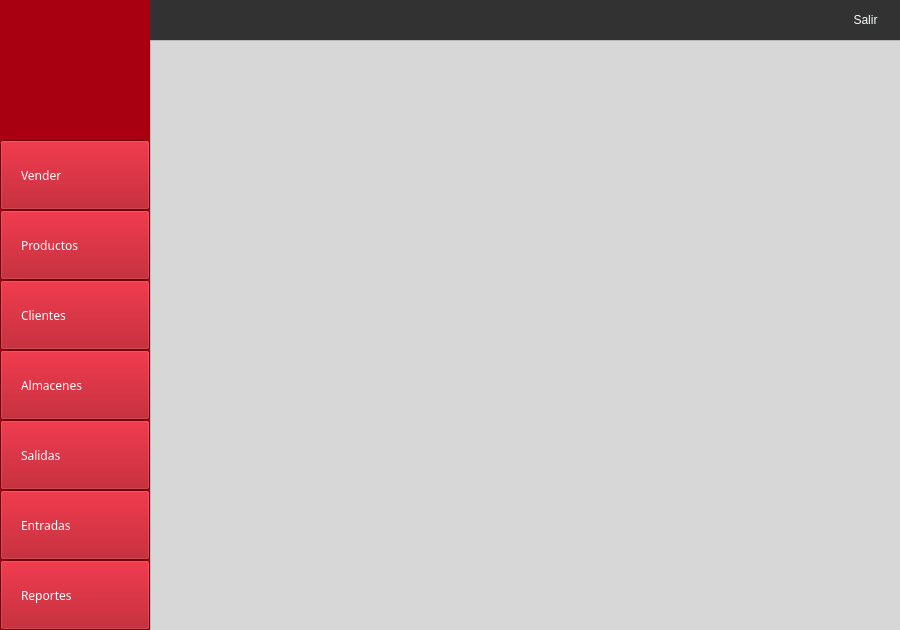
<?xml version="1.0" encoding="UTF-8"?>
<ui version="4.0">
 <class>mainWindow</class>
 <widget class="QMainWindow" name="mainWindow">
  <property name="geometry">
   <rect>
    <x>0</x>
    <y>0</y>
    <width>900</width>
    <height>630</height>
   </rect>
  </property>
  <property name="minimumSize">
   <size>
    <width>900</width>
    <height>630</height>
   </size>
  </property>
  <property name="maximumSize">
   <size>
    <width>900</width>
    <height>630</height>
   </size>
  </property>
  <property name="font">
   <font>
    <family>Avenir</family>
    <pointsize>14</pointsize>
   </font>
  </property>
  <property name="windowTitle">
   <string>StoreSoft - Principal</string>
  </property>
  <property name="windowIcon">
   <iconset resource="../imagenes/imagenes.qrc">
    <normaloff>:/Iconos/LogoIco.png</normaloff>
    <normalon>:/Iconos/LogoIco.png</normalon>:/Iconos/LogoIco.png</iconset>
  </property>
  <property name="styleSheet">
   <string notr="true">#mainWindow{
	background-color: rgb(215, 215, 215);
	border:none;
}
#Logo{
	color: rgb(255,255,255);
}
#menu{
	background-color: rgb(168, 0, 16);
	border:none;
}
#header{
	background-color: rgb(50, 50, 50);
	border:none;
}
#label_header{
	color:rgb(250, 255, 255);
}
.QPushButton{
	color: rgb(250, 255, 255);
	border-top: 1px solid rgba(255,255,255,.5);
	text-align: left;
	padding-left: 20px;
	background-color: rgb(168, 0, 16);
	border-top: 1px solid rgba(255,255,255,.5);	
}
.QPushButton:hover{
	background-color: rgb(50,50,50);
}
#labelDerechos{
	color: rgb(255, 255, 255);
}
#bSalir{
	background-color: transparent;
	text-align: center;
	padding-left: 0;
	border:none;
}
#bSalir:hover{
	background-color: rgb(168, 0, 16);
}</string>
  </property>
  <property name="iconSize">
   <size>
    <width>75</width>
    <height>16</height>
   </size>
  </property>
  <property name="tabShape">
   <enum>QTabWidget::Triangular</enum>
  </property>
  <widget class="QWidget" name="centralwidget">
   <widget class="QFrame" name="menu">
    <property name="geometry">
     <rect>
      <x>0</x>
      <y>0</y>
      <width>150</width>
      <height>630</height>
     </rect>
    </property>
    <property name="minimumSize">
     <size>
      <width>150</width>
      <height>630</height>
     </size>
    </property>
    <property name="maximumSize">
     <size>
      <width>150</width>
      <height>630</height>
     </size>
    </property>
    <property name="frameShape">
     <enum>QFrame::StyledPanel</enum>
    </property>
    <property name="frameShadow">
     <enum>QFrame::Raised</enum>
    </property>
    <widget class="QPushButton" name="bReportes">
     <property name="geometry">
      <rect>
       <x>0</x>
       <y>560</y>
       <width>150</width>
       <height>70</height>
      </rect>
     </property>
     <property name="font">
      <font>
       <family>Avenir</family>
      </font>
     </property>
     <property name="cursor">
      <cursorShape>PointingHandCursor</cursorShape>
     </property>
     <property name="text">
      <string>Reportes</string>
     </property>
     <property name="icon">
      <iconset resource="../imagenes/imagenes.qrc">
       <normaloff>:/Iconos/Reportes.png</normaloff>:/Iconos/Reportes.png</iconset>
     </property>
    </widget>
    <widget class="QPushButton" name="bEntradas">
     <property name="geometry">
      <rect>
       <x>0</x>
       <y>490</y>
       <width>150</width>
       <height>70</height>
      </rect>
     </property>
     <property name="font">
      <font>
       <family>Avenir</family>
      </font>
     </property>
     <property name="cursor">
      <cursorShape>PointingHandCursor</cursorShape>
     </property>
     <property name="text">
      <string>Entradas</string>
     </property>
     <property name="icon">
      <iconset resource="../imagenes/imagenes.qrc">
       <normaloff>:/Iconos/Entradas.png</normaloff>:/Iconos/Entradas.png</iconset>
     </property>
    </widget>
    <widget class="QPushButton" name="bSalidas">
     <property name="geometry">
      <rect>
       <x>0</x>
       <y>420</y>
       <width>150</width>
       <height>70</height>
      </rect>
     </property>
     <property name="font">
      <font>
       <family>Avenir</family>
      </font>
     </property>
     <property name="cursor">
      <cursorShape>PointingHandCursor</cursorShape>
     </property>
     <property name="text">
      <string>Salidas</string>
     </property>
     <property name="icon">
      <iconset resource="../imagenes/imagenes.qrc">
       <normaloff>:/Iconos/Salidas.png</normaloff>:/Iconos/Salidas.png</iconset>
     </property>
    </widget>
    <widget class="QPushButton" name="bAlmacenes">
     <property name="geometry">
      <rect>
       <x>0</x>
       <y>350</y>
       <width>150</width>
       <height>70</height>
      </rect>
     </property>
     <property name="font">
      <font>
       <family>Avenir</family>
      </font>
     </property>
     <property name="cursor">
      <cursorShape>PointingHandCursor</cursorShape>
     </property>
     <property name="text">
      <string>Almacenes</string>
     </property>
     <property name="icon">
      <iconset resource="../imagenes/imagenes.qrc">
       <normaloff>:/Iconos/Almacenes.png</normaloff>:/Iconos/Almacenes.png</iconset>
     </property>
    </widget>
    <widget class="QPushButton" name="bClientes">
     <property name="geometry">
      <rect>
       <x>0</x>
       <y>280</y>
       <width>150</width>
       <height>70</height>
      </rect>
     </property>
     <property name="font">
      <font>
       <family>Avenir</family>
      </font>
     </property>
     <property name="cursor">
      <cursorShape>PointingHandCursor</cursorShape>
     </property>
     <property name="text">
      <string>Clientes</string>
     </property>
     <property name="icon">
      <iconset resource="../imagenes/imagenes.qrc">
       <normaloff>:/Iconos/Clientes.png</normaloff>:/Iconos/Clientes.png</iconset>
     </property>
    </widget>
    <widget class="QPushButton" name="bProductos">
     <property name="geometry">
      <rect>
       <x>0</x>
       <y>210</y>
       <width>150</width>
       <height>70</height>
      </rect>
     </property>
     <property name="font">
      <font>
       <family>Avenir</family>
      </font>
     </property>
     <property name="cursor">
      <cursorShape>PointingHandCursor</cursorShape>
     </property>
     <property name="text">
      <string>Productos</string>
     </property>
     <property name="icon">
      <iconset resource="../imagenes/imagenes.qrc">
       <normaloff>:/Iconos/Productos.png</normaloff>:/Iconos/Productos.png</iconset>
     </property>
     <property name="iconSize">
      <size>
       <width>20</width>
       <height>16</height>
      </size>
     </property>
    </widget>
    <widget class="QPushButton" name="bVender">
     <property name="geometry">
      <rect>
       <x>0</x>
       <y>140</y>
       <width>150</width>
       <height>70</height>
      </rect>
     </property>
     <property name="font">
      <font>
       <family>Avenir</family>
      </font>
     </property>
     <property name="cursor">
      <cursorShape>PointingHandCursor</cursorShape>
     </property>
     <property name="layoutDirection">
      <enum>Qt::LeftToRight</enum>
     </property>
     <property name="autoFillBackground">
      <bool>false</bool>
     </property>
     <property name="text">
      <string>Vender</string>
     </property>
     <property name="icon">
      <iconset resource="../imagenes/imagenes.qrc">
       <normaloff>:/Iconos/Vender.png</normaloff>
       <normalon>:/Iconos/vender1.png</normalon>:/Iconos/Vender.png</iconset>
     </property>
     <property name="iconSize">
      <size>
       <width>16</width>
       <height>20</height>
      </size>
     </property>
     <property name="checkable">
      <bool>false</bool>
     </property>
     <property name="default">
      <bool>false</bool>
     </property>
    </widget>
    <widget class="QLabel" name="Logo">
     <property name="geometry">
      <rect>
       <x>0</x>
       <y>0</y>
       <width>150</width>
       <height>140</height>
      </rect>
     </property>
     <property name="font">
      <font>
       <family>Avenir</family>
       <pointsize>22</pointsize>
      </font>
     </property>
     <property name="cursor">
      <cursorShape>PointingHandCursor</cursorShape>
     </property>
     <property name="text">
      <string/>
     </property>
     <property name="pixmap">
      <pixmap resource="../imagenes/imagenes.qrc">:/Img/Logo.png</pixmap>
     </property>
     <property name="alignment">
      <set>Qt::AlignCenter</set>
     </property>
    </widget>
   </widget>
   <widget class="QFrame" name="header">
    <property name="geometry">
     <rect>
      <x>150</x>
      <y>0</y>
      <width>750</width>
      <height>40</height>
     </rect>
    </property>
    <property name="frameShape">
     <enum>QFrame::StyledPanel</enum>
    </property>
    <property name="frameShadow">
     <enum>QFrame::Raised</enum>
    </property>
    <widget class="QPushButton" name="bSalir">
     <property name="geometry">
      <rect>
       <x>680</x>
       <y>0</y>
       <width>71</width>
       <height>40</height>
      </rect>
     </property>
     <property name="cursor">
      <cursorShape>PointingHandCursor</cursorShape>
     </property>
     <property name="text">
      <string>Salir</string>
     </property>
     <property name="icon">
      <iconset resource="../imagenes/imagenes.qrc">
       <normaloff>:/Iconos/Salir.png</normaloff>:/Iconos/Salir.png</iconset>
     </property>
     <property name="iconSize">
      <size>
       <width>16</width>
       <height>16</height>
      </size>
     </property>
    </widget>
    <widget class="QLabel" name="label_header">
     <property name="geometry">
      <rect>
       <x>20</x>
       <y>0</y>
       <width>651</width>
       <height>40</height>
      </rect>
     </property>
     <property name="font">
      <font>
       <family>Avenir</family>
       <pointsize>12</pointsize>
      </font>
     </property>
     <property name="text">
      <string/>
     </property>
    </widget>
   </widget>
   <widget class="QFrame" name="body">
    <property name="geometry">
     <rect>
      <x>150</x>
      <y>40</y>
      <width>751</width>
      <height>591</height>
     </rect>
    </property>
    <property name="frameShape">
     <enum>QFrame::StyledPanel</enum>
    </property>
    <property name="frameShadow">
     <enum>QFrame::Raised</enum>
    </property>
   </widget>
  </widget>
 </widget>
 <resources>
  <include location="../imagenes/imagenes.qrc"/>
 </resources>
 <connections/>
</ui>
